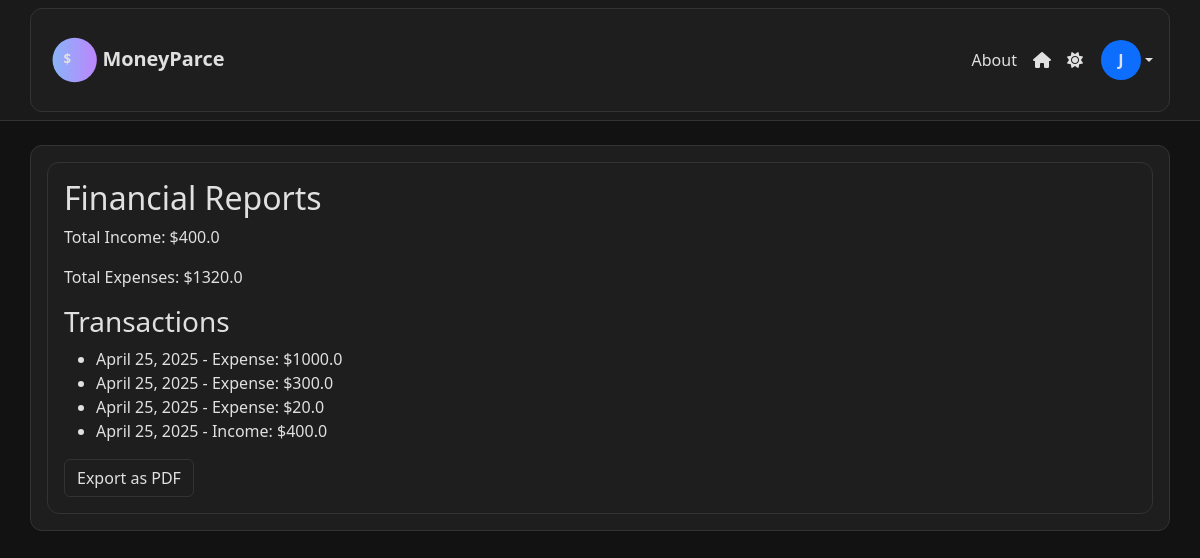
The app's page /reports/ (signed in), older data.
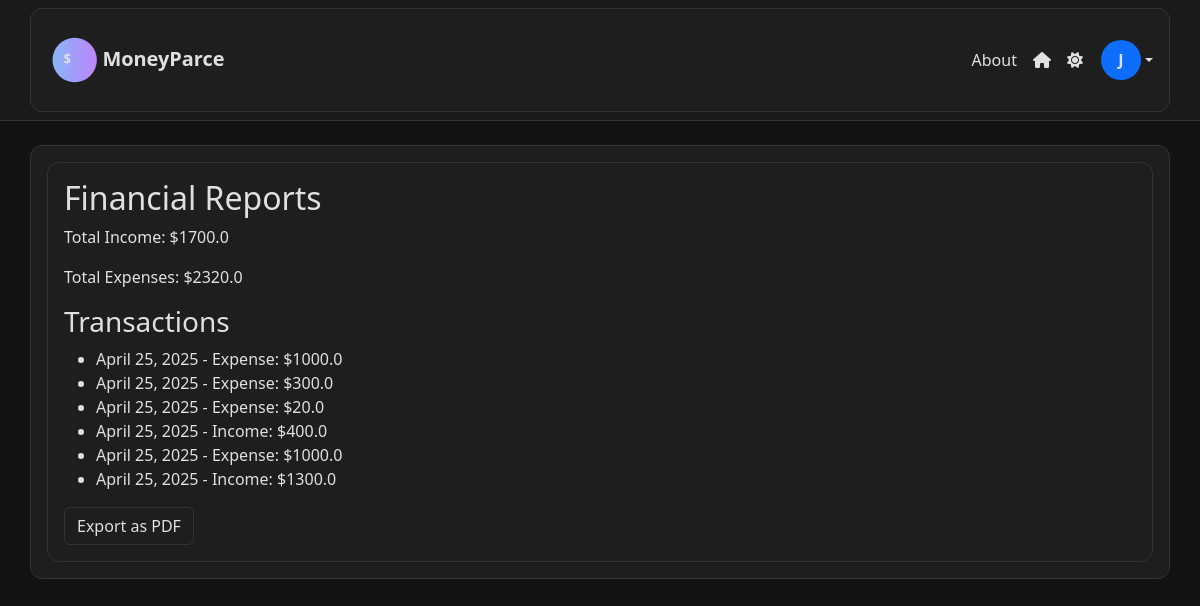
The same page, newer data.
### core/models.py (models this page shows, shortened)
class Transaction(models.Model):
    TRANSACTION_TYPES = [
        ('income', 'Income'),
        ('expense', 'Expense')
    ]
    id = models.AutoField(primary_key=True)
    user = models.ForeignKey(User, on_delete=models.CASCADE)
    amount = models.FloatField(default=0)
    transaction_type = models.CharField(max_length=10, choices=TRANSACTION_TYPES, default='expense')
    category = models.ForeignKey(Category, null=True, blank=True, on_delete=models.SET_NULL)
    date = models.DateField(auto_now_add=True)

### core/views.py (the view)
# urls.py: path('reports/', views.reports, name='reports'),
@login_required
def reports(request):
    transactions = Transaction.objects.filter(user=request.user)
    total_income = sum(t.amount for t in transactions if t.transaction_type == 'income')
    total_expenses = sum(t.amount for t in transactions if t.transaction_type == 'expense')
    context = {
        'total_income': total_income,
        'total_expenses': total_expenses,
        'transactions': transactions,
    }
    return render(request, 'core/reports.html', context)

### core/darkMode.py (called while the page is built)
def theme_context(request):
    theme = 'light'
    if request.user.is_authenticated:
        try:
            user_profile = UserProfile.objects.get(user=request.user)
            theme = user_profile.theme
        except UserProfile.DoesNotExist:
            pass
    else:
        theme = request.session.get('theme', 'light')  # Default to 'light'
    return {'theme': theme}

### core/templates/core/reports.html
{% extends 'core/base.html' %}
{% block content %}
<div class="box">
    <h2>Financial Reports</h2>
    <p>Total Income: ${{ total_income }}</p>
    <p>Total Expenses: ${{ total_expenses }}</p>
    <h3>Transactions</h3>
    <ul>
    {% for t in transactions %}
        <li>{{ t.date }} - {{ t.transaction_type|title }}: ${{ t.amount }}</li>
    {% endfor %}
    </ul>
    <a href="{% url 'export_pdf' %}" class="btn btn-secondary">Export as PDF</a>
</div>
{% endblock %}

### core/templates/core/base.html (shortened to what this page needs)
<!DOCTYPE html>
<html lang="en" data-theme="{{ theme }}">
<head>
    {% load static %}
    <link href="https://cdn.jsdelivr.net/npm/bootstrap@5.3.0/dist/css/bootstrap.min.css" rel="stylesheet">
    <link rel="stylesheet" href="https://cdnjs.cloudflare.com/ajax/libs/font-awesome/6.4.0/css/all.min.css">
    {% if theme == 'dark' %}
        <link rel="stylesheet" href="{% static 'css/dark.css' %}">
    {% else %}
        <link rel="stylesheet" href="{% static 'css/light.css' %}">
    {% endif %}
</head>
<body>
    <nav class="navbar navbar-expand-lg navbar-light bg-light mb-4">
      <div class="container">
        {% if user.is_authenticated %}
          <a class="navbar-brand" href="{% url 'dashboard' %}">
            <svg class="logo" xmlns="http://www.w3.org/2000/svg" width="300" height="100" viewBox="0 0 325 100">
              <defs>
                <linearGradient id="grad1" x1="0%" y1="0%" x2="100%" y2="0%">
                  <stop offset="0%" stop-color="var(--logo-gradient-start, #0d6efd)"/>
                  <stop offset="100%" stop-color="var(--logo-gradient-end, #0a58ca)"/>
                </linearGradient>
              </defs>
              <circle cx="50" cy="50" r="40" fill="url(#grad1)" />
              <text x="30" y="57" font-family="Segoe UI, sans-serif" font-size="24"
                    fill="var(--logo-dollar-color, #ffffff)" font-weight="bold">
                $
              </text>
              <text x="100" y="60" font-family="Segoe UI, sans-serif" font-size="36"
                    fill="var(--logo-text-color, #212529)" font-weight="bold">
                MoneyParce
              </text>
            </svg>
          </a>
        {% endif %}
        <div class="collapse navbar-collapse" id="navbarNav">
          <ul class="navbar-nav ms-auto">
            {% if user.is_authenticated %}
              <li class="nav-item">
                <a class="nav-link" href="{% url 'about' %}">About</a>
              </li>
              <li class="nav-item">
                <a class="nav-link" href="{% url 'dashboard' %}" title="Dashboard">
                  <i class="fas fa-home"></i>
                </a>
              </li>
              <li class="nav-item">
                <a href="{% url 'dark mode' %}" class="nav-link" title="Toggle Dark Mode">
                  {% if theme == 'dark' %}
                    <i class="fas fa-sun"></i>
                  {% else %}
                    <i class="fas fa-moon"></i>
                  {% endif %}
                </a>
              </li>
              <li class="nav-item dropdown">
                <a class="nav-link dropdown-toggle d-flex align-items-center" href="#" id="userDropdown" role="button"
                   data-bs-toggle="dropdown" aria-expanded="false" style="padding: 0;">
                  {% if user.userprofile.profile_picture %}
                    <img src="{{ user.userprofile.profile_picture.url }}" alt="Avatar"
                         style="width: 40px; height: 40px; border-radius: 50%; object-fit: cover; margin-left: 10px;">
                  {% else %}
                    <div style="
                      width: 40px;
                      height: 40px;
                      border-radius: 50%;
                      background-color: {% if user.userprofile.color %}{{ user.userprofile.color }}{% else %}#0d6efd{% endif %};
                      display: flex;
                      align-items: center;
                      justify-content: center;
                      color: #fff;
                      font-weight: 600;
                      margin-left: 10px;
                    ">
                      {{ user.username|first|upper }}
                    </div>
                  {% endif %}
                </a>
              </li>
            {% endif %}
          </ul>
        </div>
      </div>
    </nav>
    <div class="container">
      {% block content %}{% endblock %}
    </div>
</body>
</html>

### core/static/css/dark.css (style rules this page uses)
:root { --bg-color: #121212; --surface-color: #1e1e1e; --text-color: #e0e0e0; --accent-color: #bb86fc; --link-color: #8ab4f8; --border-color: #333; --hover-color: #2c2c2c; --logo-dollar-color: #e0e0e0; --logo-text-color: #e0e0e0; --logo-gradient-start: #8ab4f8; --logo-gradient-end: #bb86fc; }
html, body, nav, .navbar, .container, .card, .alert, .dropdown-menu, button, input, textarea, select, a { transition: background-color 0.5s ease, color 0.5s ease, border-color 0.5s ease; }
html, body { background-color: var(--bg-color) !important; color: var(--text-color) !important; font-family: 'Segoe UI', Tahoma, Geneva, Verdana, sans-serif; }
h1, h2, h3, h4, h5, h6, p, span, label, div, li, dt, dd, small, strong, em { color: var(--text-color) !important; }
a { color: var(--link-color) !important; }
nav, .navbar, .nav, .navbar-default, .navbar-light, .navbar-dark { background-color: var(--surface-color) !important; color: var(--text-color) !important; border-bottom: 1px solid var(--border-color) !important; }
.navbar a, .nav a { color: var(--text-color) !important; }
button, input[type="submit"], .btn { background-color: var(--surface-color) !important; color: var(--text-color) !important; border: 1px solid var(--border-color) !important; }
.card, .panel, .container, .box, .content-box { background-color: var(--surface-color) !important; color: var(--text-color) !important; border: 1px solid var(--border-color) !important; padding: 1rem; border-radius: 0.75rem; }
.hero-section, .bg-light, .bg-light.text-center, .bg-light.p-5.rounded-lg.text-center { background-color: #1a1a1a !important; color: var(--text-color) !important; background-image: none !important; }
.navbar-brand .logo { max-height: 60px; height: auto; width: auto; }

Row changes from the older to the newer data that the page shows:
added Transaction: date "April 25, 2025", transaction_type "Expense", amount "1000.0"
added Transaction: date "April 25, 2025", transaction_type "Income", amount "1300.0"
Text that changed along with them:
{{ total_income }}: "400.0" → "1700.0"
{{ total_expenses }}: "1320.0" → "2320.0"
